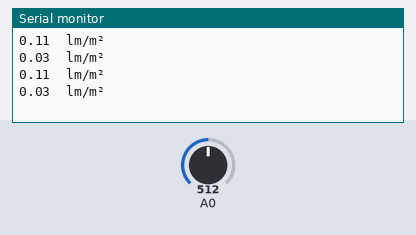
Bench run of a sketch on a simulated Arduino Uno, built with avr-gcc and run on an emulated ATmega328P. Shown: the last lines printed to the serial monitor. Inputs (shaded band) come from the test bench; at power-on: A0 = 512.

Above: at 1.8 s.
1.9 s: A0 set to 0
At 2.9 s:
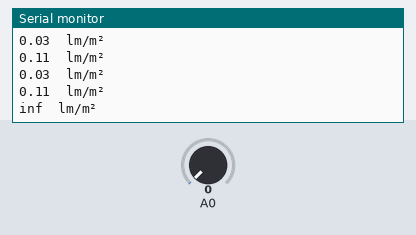
5.0 s: A0 set to 122
At 5.4 s:
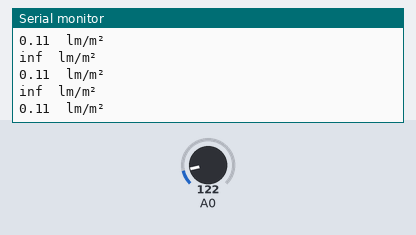
Timing chart, 0 to 8.0 s (numbered marks = the images above; inputs shaded):
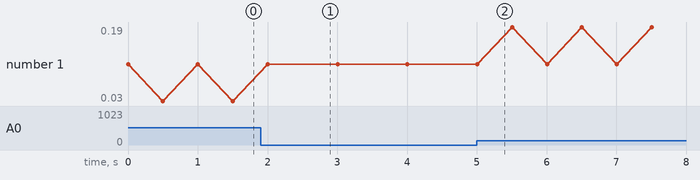

Measured:
- after the input at 1.9 s, the serial monitor: prints a new line after 0.60 s (image 1)

The sketch:

ldr_lx.ino
```cpp
#define set_bit(reg,bit_x) (reg|=(1<<bit_x))
bool convertido = 1;
int lerAnalog(byte pin){//pin 0 a 7
  ADMUX = 0b01000000 + pin; // tensão de referência AVCC e pin como entrada do ADC (REFS)
  if (convertido) {
    set_bit(ADCSRA,ADSC); // iniciar leitura em A0
    convertido = 0;
  }
  if (!(ADCSRA & (1<<ADSC))) {
    convertido = 1;
    return (ADC);
  }
}
double ler_lux(){
  double  Raux = 10000.0,                         //Resistor superior
          Vadc = 0.0,                             //Tensão lida pelo ADC
          R = 0.0;                             //Resistencia do NTC
  float leitura = lerAnalog(0);// lerAnalog(A0);
  Vadc = (leitura*5.0)/1023.0;
  R = (Raux*Vadc)/(5.0-Vadc);;
  double LDR = (255.84*pow(R,-10/9));
  return LDR;
}
void setup() {
  ADCSRA = 0b10000111; // Enable ADC, prescaler = 128
  Serial.begin(9600);
}
void loop() {
  double LDR = ler_lux();
  Serial.print(LDR);Serial.println("  lm/m²");
  _delay_ms(500);

}
```
